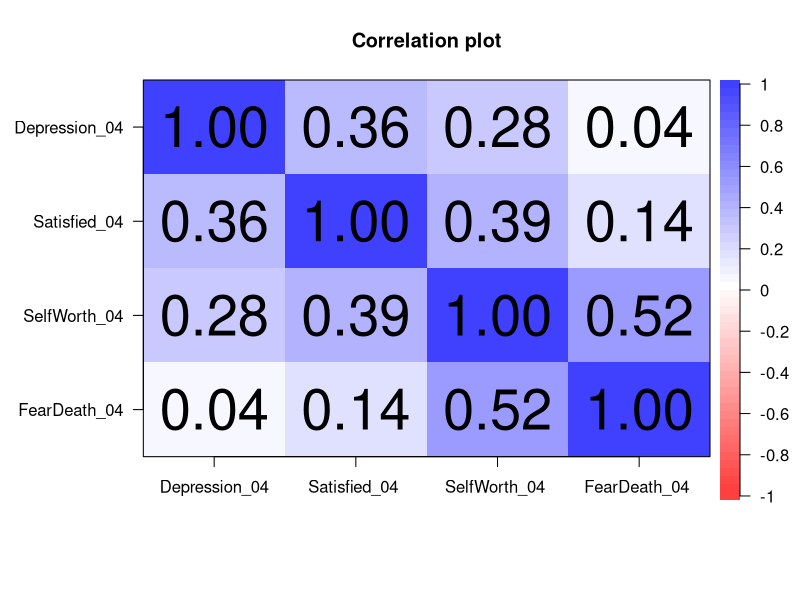
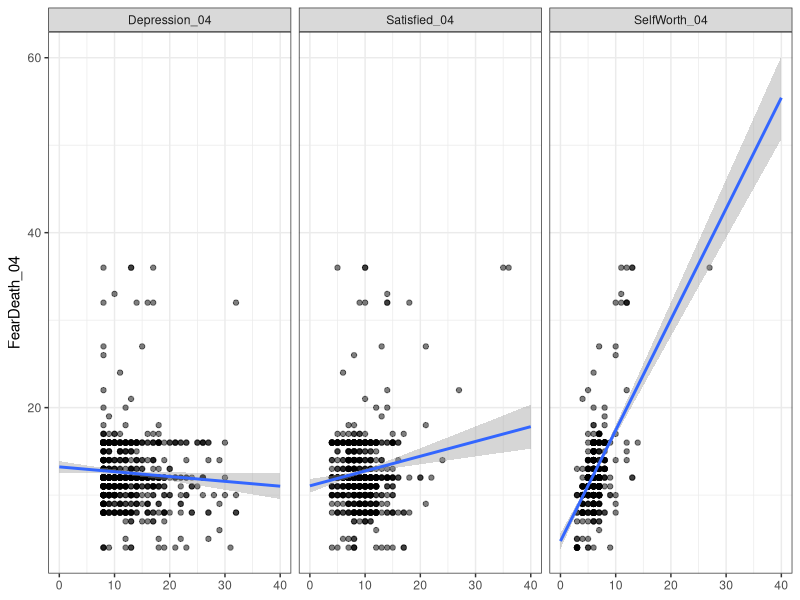

R code for these plots, in order:

# HOMEWORK 9 --------------------------------------------------------------


# Libraries ---------------------------------------------------------------

library(psych)
library(car)
library(dplyr)
library(ggplot2)

data <- readr::read_csv("23-Fall/psc204-fq23/lab9/Age Religion Health.csv")
# Q1 ----------------------------------------------------------------------

cor_q1 <- data |> 
  dplyr::select(Depression_04, Satisfied_04, SelfWorth_04, FearDeath_04) |> 
  psych::corr.test()
cor.plot(cor_q1$r)

# Q4 ----------------------------------------------------------------------
get_line_color <- function(lm_model) {
  summary(lm_model)$coefficients[2, 4] < 0.05
}

long_data <- data |> 
  dplyr::select(Depression_04, Satisfied_04, SelfWorth_04, FearDeath_04) |> 
  tidyr::pivot_longer(cols = -FearDeath_04,
                      names_to = "variable",
                      values_to = "value")

long_data_plot <- long_data |> 
  tidyr::nest(data = -variable) |>
  dplyr::mutate(
    fit = purrr::map(data, ~lm(FearDeath_04 ~ value, data=.) |> broom::tidy())
  ) |> 
  tidyr::unnest(fit) |> 
  dplyr::filter(term != "(Intercept)") |> 
  tidyr::unnest(data)

long_data_plot |>   
  ggplot(aes(x = value, y = FearDeath_04)) +
  geom_point(alpha = 0.5) +
  facet_wrap(~variable) +
  geom_smooth(method = "lm", fullrange = T) +
  labs(x = NULL) +
  xlim(0, 40) +
  theme_bw()

# Q5 ----------------------------------------------------------------------

mod5 <- lm(FearDeath_04 ~ Depression_04 + Satisfied_04 + SelfWorth_04, data = data)
summary(mod5)$r.squared
